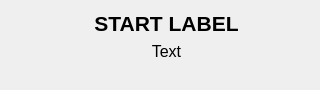
<?xml version="1.0" encoding="UTF-8"?>
<ui version="4.0">
 <class>NeroRunnerDialog</class>
 <widget class="QDialog" name="NeroRunnerDialog">
  <property name="windowModality">
   <enum>Qt::ApplicationModal</enum>
  </property>
  <property name="geometry">
   <rect>
    <x>0</x>
    <y>0</y>
    <width>320</width>
    <height>90</height>
   </rect>
  </property>
  <property name="windowTitle">
   <string>Starting Executable</string>
  </property>
  <property name="modal">
   <bool>true</bool>
  </property>
  <layout class="QGridLayout" name="gridLayout" rowstretch="0,0,1" columnstretch="0,1">
   <item row="1" column="1">
    <widget class="QLabel" name="statusText">
     <property name="font">
      <font>
       <pointsize>12</pointsize>
      </font>
     </property>
     <property name="text">
      <string>Text</string>
     </property>
     <property name="alignment">
      <set>Qt::AlignCenter</set>
     </property>
    </widget>
   </item>
   <item row="2" column="1">
    <spacer name="verticalSpacer">
     <property name="orientation">
      <enum>Qt::Vertical</enum>
     </property>
     <property name="sizeHint" stdset="0">
      <size>
       <width>20</width>
       <height>0</height>
      </size>
     </property>
    </spacer>
   </item>
   <item row="0" column="1">
    <widget class="QLabel" name="header">
     <property name="font">
      <font>
       <pointsize>16</pointsize>
       <bold>true</bold>
      </font>
     </property>
     <property name="text">
      <string>START LABEL</string>
     </property>
     <property name="alignment">
      <set>Qt::AlignCenter</set>
     </property>
    </widget>
   </item>
   <item row="0" column="0" rowspan="2">
    <widget class="QLabel" name="icoLabel">
     <property name="text">
      <string/>
     </property>
    </widget>
   </item>
  </layout>
 </widget>
 <resources/>
 <connections/>
</ui>
